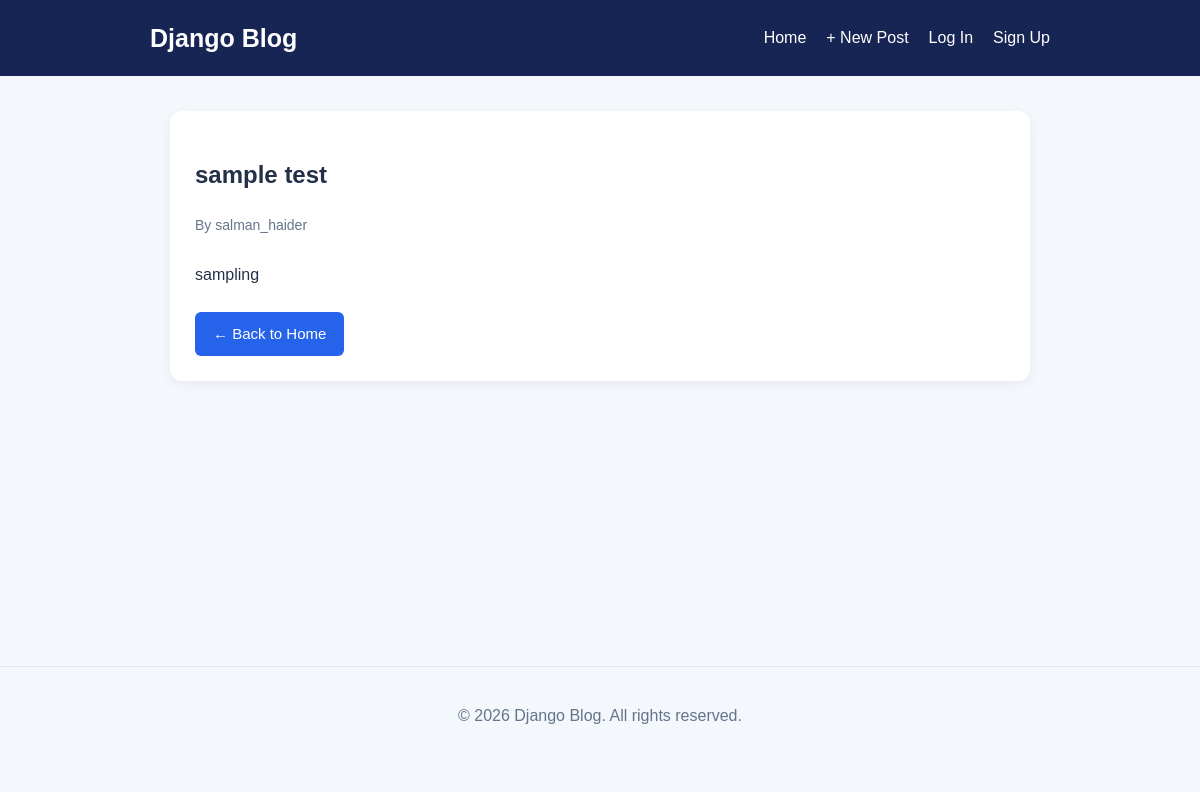
The app's page /post/1/ with its own data.
### blog/models.py (models this page shows, shortened)
class Post(models.Model):
    title = models.CharField(max_length=200)
    author = models.ForeignKey('auth.User', on_delete=models.CASCADE,)
    body = models.TextField()

### blog/views.py (the view)
# urls.py: path("post/<int:pk>/", BlogDetailView.as_view(), name="post_detail"),
class BlogDetailView(DetailView):
    model = Post
    template_name = "post_detail.html"

### templates/post_detail.html (shortened to what this page needs)
{% extends 'base.html' %}
{% block content %}
    <article class="post-detail">
        <h2>{{ post.title }}</h2>
        <p class="author">By {{ post.author }}</p>
        <div class="post-body">
            {{ post.body|linebreaks }}
        </div>
        <a href="{% url 'home' %}" class="button">
            ← Back to Home
        </a>
    </article>
{% endblock content %}

### blog/static/css/base.css (style rules this page uses)
* { box-sizing: border-box; }
body { margin: 0; font-family: Arial, sans-serif; background: #f4f7fb; color: #243047; line-height: 1.6; }
.post-card, .post-detail, .form-card { background: white; padding: 25px; margin: 20px 0; border-radius: 12px; box-shadow: 0 3px 12px rgba(0, 0, 0, 0.06); }
.author { color: #64748b; font-size: 14px; }
.post-body { margin: 25px 0; overflow-wrap: anywhere; }
.button { display: inline-block; background: #2563eb; color: white; padding: 10px 18px; border: none; border-radius: 6px; text-decoration: none; cursor: pointer; font-size: 15px; font-family: inherit; }

### records on screen
Post: title "sample test", author "salman_haider", body "sampling"
